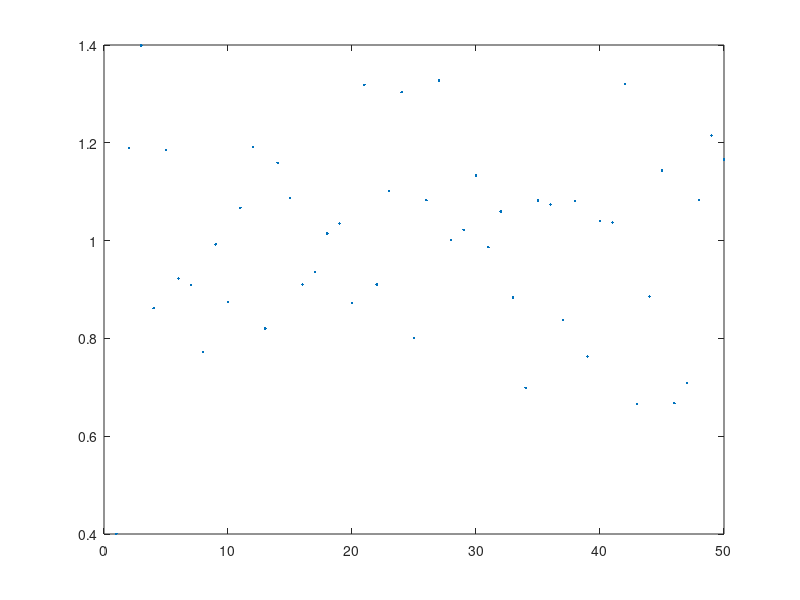

The MATLAB script that drew this image: (Note: this script raises an error after producing the figure.)
clear;close all;
%% Constants and Hb dissociation look up table
alpha = 1.3e-6*1e3;  % O2 solubility  in water/plasma(mM/mmHg)
CHb   = 0.021*1e3;   % Hb binding site conc (mmol/L of RBC's)
Hct   = 0.40;    % hematocrit (unitless)
C0    = CHb*Hct; % blood oxygen binding capacity (mol/L)
n     = 2.7;     % Hill exponent
P50   = 27;      % half-max saturation of Hb
beta  = 16800*1e-3; % O2 solubility in air (mmHg/mM)

HbLookUp = load('Lookup.mat'); %outputs Hb dissociation curve lookup table
HbDisP = HbLookUp.LOOK.Plookup;
HbDisC = HbLookUp.LOOK.Clookup;
Ceq = zeros(size(HbDisP));
for iqs = 1:length(HbDisP)
    Ceq(iqs) = alpha*HbDisP(iqs)+C0*((HbDisP(iqs)^n)/(HbDisP(iqs)^n+P50^n)); % transform to Pa
end

% test interp1
% Cx = 1:1.7:12;
% Pvdist = interp1(HbDisC, HbDisP,Cx , "linear");
% plot(HbDisP, HbDisC, HbDisP, Ceq, '--', Pvdist, Cx, 'x-', 'Linewidth', 2);

%% prepare random distribution
N = 50;
SD = 2e-1;
rng(3); % set the random generator seed 
rnd = SD*randn(N, 1) + 1;
rnd = rnd(find(rnd > 0)); % select only non-zero flows
rnd = (rnd) / mean(rnd); % rescale to match total flow
clf;plot(rnd, '.')
% histogram(rnd, N/10)
% subplot(121);histogram(rnd, 'FaceAlpha',0.2);
% run CO x V scan for distributed alveoli
drawPlots = true;
if drawPlots
    % figure(1);
    % subplot(121);hold on;
    % subplot(132);hold on;
    % subplot(133);hold on;
end

% Prepare inputs
CO = 3:1:20;
Vp = 3:1:20;

% CO = [10];
% Vp = [10];

% CO = 5;
% Vp = 5;
Qs = 5; % flow snapshot
Vps = 5; % Ventilation snapshot

filename = sprintf("Data/DistributedModel_SD_%1.1e.mat", SD)

%% get all the param shift tigerther

%%% parameters
D     = 380;      %apparent diffusion (L/min)
Pair  = 150;    %atmospheric oxygen partial pressure (mmHg)
Pin   = 45;     %mixed venous oxygen partial pressure - pulmonary inlet (mmHg)
Vvasc = 1;      %volume of vascular space (ml)
Valv  = 1;      %alveolar volume (ml)
l     = 1; %length of capillary

%load optimized diffusion (D) parameter
load('ModelD_optimization_v2_results.mat','JD','DD')
[~, jDpi] = min(JD); DDp = DD(jDpi);
D = DDp;

par = [D Pair Pin alpha beta l];

%% Run ModelD eval - test
NN = 500;
tic
Qt = 0.05;Vpt = 0.3;
par(6) = 1;
par(1) = D;
[Pv,Pa,Cvi,Pvi,EPSv,dx] = modelD_SS_relaxation(NN,par,HbDisP,HbDisC,Vps,Qs);
t = toc;
fprintf('At Q = %2.2f and Vp  = %2.2f, pO2_{dist} = %2.1f (alv. = %2.1f), in %2.0f ms \n', Qt, Vpt, Pv, Pa, t*1000);

NNN = 2;
Cvid = zeros(NNN, 1);
for i = 1:NNN
    par(1) = D/NNN;
    [~,~,C] = modelD_SS_relaxation(NN,par,HbDisP,HbDisC,Vps/NNN,Qs/NNN);
    Cvid(i) = C(end);
end
Csum = sum(Cvid*Qs/NNN)/Qs;

t = toc;
fprintf('Cvi %1.3f, CviSum %1.3f \n', Cvi(end), Csum);



%% init loop

pVascND = zeros(length(CO), length(Vp)); % non distributed
pAlvND = zeros(length(CO), length(Vp)); % non distributed
Pvdist = zeros(length(CO), length(Vp)); % distributed
Pds = 0;Qds = 0;Ps = 0;
params = par;
pfs = @(snap) save('Data\snapshot.mat', "snap"); % paralel for snapshot
COEl = 1:length(CO);
VpEl = 1:length(Vp); % VpElements

parfor iq = COEl % iterate flow
    par = params;

    disp("Jedu " + num2str(round(iq/length(CO)*100)))
    qrs = CO(iq)/N * rnd; % random flow set
    Cvi = 0;Pvi = 0;

    for iv = VpEl % iterate ventilation
        vrs = Vp(iv)/N *rnd; % ventilation random set
        vrs = ones(size(qrs))*Vp(iv)/N; % start simple - equal ventilation
        
        % equal Q and Vp in all alveoli
        par(1) = D;
        [pv,~, ~, ~] = modelD_SS_relaxation(NN,par,HbDisP,HbDisC,Vp(iv),CO(iq)); 
        pVascND(iq, iv) = pv;
        
        tic
        % distribution within lungs
        c = zeros(size(qrs));
        p = zeros(size(qrs));
        for iqs = 1:length(qrs) % iterate submodel flows
            par(1) = D/N;
            [~,~, Cvi, Pvi] = modelD_SS_relaxation(NN,par,HbDisP,HbDisC,vrs(iqs),qrs(iqs)); %loop through q and v and store fixed points
            c(iqs) = Cvi(end); % pulmonary end-capillary concentration
            p(iqs) = Pvi(end); % pulmonary end-capillary pO2
        end
        t = toc;
        Q = sum(qrs); % sum of flows
        Ca = sum(c.*qrs)/Q; % weighted average of concentrations by flow
        Pvdist(iq, iv) = interp1(HbDisC, HbDisP,Ca , "linear"); % Pulmonary venous distributed sum
        fprintf('At Q = %2.1f (%2.1f) and Vp  = %2.1f, pO2_{dist} = %2.1f (single comp. = %2.1f), in %2.0f ms (Ctrl %1.3e)\n', Q, CO(iq), Vp(iv), Pvdist(iq, iv), pv, t*1000, CO(iq)-Q);
        if CO(iq) == Qs && Vp(iv) == Vps, 
            % snapshot
            snapshot = struct();
            snapshot.Pds = p; % PO2 distribution snapshot
            snapshot.Qds = qrs; % flow distribution snapshot
            snapshot.Cds = c;
            snapshot.Pvs = Pvdist(iq, iv); % venous pO2 snapshot
            snapshot.PvNds = pv; % venous pO2 non-distributed snapshot
            pfs(snapshot);
        end
    end
end
% save results
DMR = struct(); % distributed model results
DMR.CO = CO; % cardiac output
DMR.Vp = Vp; % ventilation
DMR.Pv = Pvdist; % PO2 in pulmonary veins

DMR.pVascND = pVascND; % non distributed
DMR.pAlvND = pAlvND;
DMR.snap = load('Data\snapshot.mat').snap; % paralel for snapshot

save(filename, "DMR");
%% load results
% clear;figure(1);clf;
DMR = load(filename).DMR; % distributed model results

% DMR = load("Data/DistributedModel_SD_0.mat").DMR; % distributed model results
% DMR = load("DistributedModel_SD_2e-1.mat").DMR; % distributed model results
% DMR = load("DistributedModel_SD_1e-3.mat").DMR; % distributed model results
% N = length(DMR.snap.Qds)*10;

% DMR.snap.PvNDs = DMR.pVascND(3, 3);
% DMR.snap.Pvs = DMR.snap.Ps;
% subplot(131); histogram(dmr.snap.Qds, N, "EdgeAlpha",0.2);
% subplot(132); histogram(dmr.snap.Pds, N); 
subplot(131); plot(DMR.snap.Qds,1:numel(DMR.snap.Qds), 'x');
subplot(132); plot(DMR.snap.Pds,1:numel(DMR.snap.Qds), 'x'); 
subplot(133); cla;hold on;
[X Y] = meshgrid(DMR.CO, DMR.Vp);
% surf(X, Y, DMR.Pv');
contour(X, Y, DMR.pVascND', '--', 'ShowText','on', 'LineWidth',2);
contour(X, Y, DMR.Pv', '-', 'ShowText','on', 'LineWidth',1);

xlabel('CO L/min');
ylabel('V (L/min)');
zlabel('P_O2 (mmHg)');
colorbar
view(2)
% titles and stuff

subplot(131); title(['Blood flow distribution in alveoli, Q_{total} = ' num2str(round(sum(DMR.snap.Qds), 2)) ' L/min']);
xlabel('Q');ylabel('Count in category');
Qs = sum(DMR.snap.Qds); hold on;
plot([Qs Qs]./numel(DMR.snap.Qds), [0 max(ylim)], 'r--')
subplot(132); title(['Partial pressure in distributed alveoli, Pa = ' num2str(round(DMR.snap.Pvs, 2))]);
hold on;
plot([DMR.snap.PvNds DMR.snap.PvNds], [0 max(ylim)], 'k:')
plot([DMR.snap.Pvs DMR.snap.Pvs], [0 max(ylim)], 'r--')
legend('Capillary pO2', 'venous pO2', '1comp pO2')
xlabel('P_{O2}');ylabel('Count in category');
% disp(['SD ' num2str(SD) ', P_{O2, a} = ' num2str(round(DMR.snap.(end), 2)) ' mmHg']);
%% PLot surf
subplot(234);cla;hold on;
surf(X, Y, DMR.pVascND', 'LineStyle','--', 'LineWidth',1);
surf(X, Y, DMR.Pv', 'LineStyle','-', 'LineWidth',1);
xlabel('CO L/min');
ylabel('V (L/min)');
zlabel('P_O2 (mmHg)');
colorbar
% view(2)
legend('Distributed', 'Single comp')


%% plot Px
% figure(3);clf;hold on;
subplot(235);cla;hold on;
serco = 1:1:numel(DMR.CO); % selected range CO
servp = 1:2:numel(DMR.Vp);% selected range Vp
plot(DMR.CO(serco), DMR.pVascND(serco, servp), 'o-');
plot(DMR.CO(serco), DMR.Pv(serco, servp), 'x--');
xlabel('whole organ CO (L/min)');ylabel('pO2 (mmHg)')
title('Distributed alveoli with normal distribution of flow at Vp rates')
legend(string([DMR.Vp(servp) DMR.Vp(servp)]), 'NumColumns',2)
% legend('Single compartment', 'Distributed')
% legend('SD = 0.001', 'SD = 0.1','SD = 1');